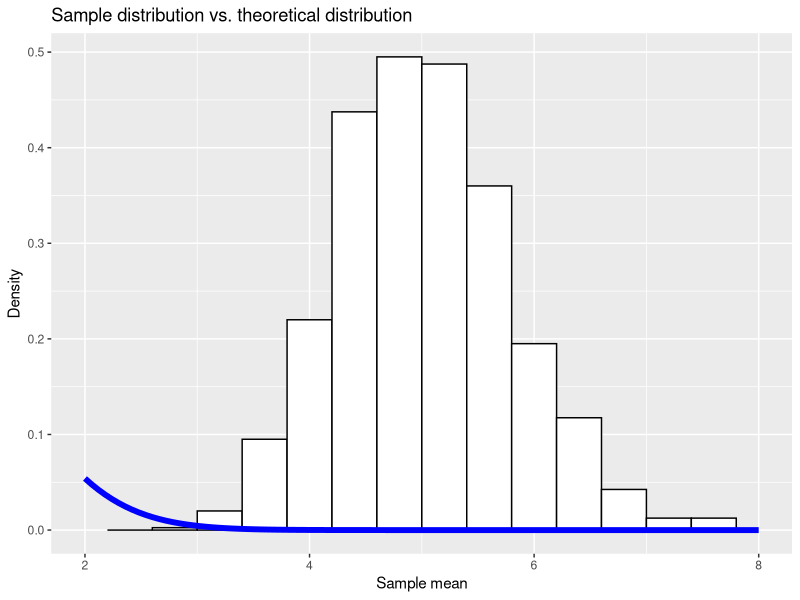

Write R code to recreate this figure.
## ---- chunk 1
knitr::opts_chunk$set(echo=TRUE,warning=FALSE, message=FALSE)
## ---- chunk 2
set.seed (1938)
n<-1000
lambda<-0.2
nval<-40
exp_mean<-0
for(i in 1:n) {
        exp_mean<-c(exp_mean, mean(rexp(nval,lambda)))
}
## ---- chunk 3
round(mean(exp_mean),2)
## ---- chunk 4
round(var(exp_mean),3)
## ---- chunk 5
library(ggplot2)
data<-as.data.frame(exp_mean)
ggplot(data,aes(x=exp_mean))+
        geom_histogram(aes(y=..density..),binwidth = 0.4,color="black",fill="white")+
        stat_function(fun=dnorm,color="blue",
                      arg=list(mean=1/lambda,sd=(lambda*sqrt(nval))^-1),size=2)+
        xlim(2,8)+
        xlab("Sample mean")+
        ylab("Density")+
        ggtitle("Sample distribution vs. theoretical distribution")

